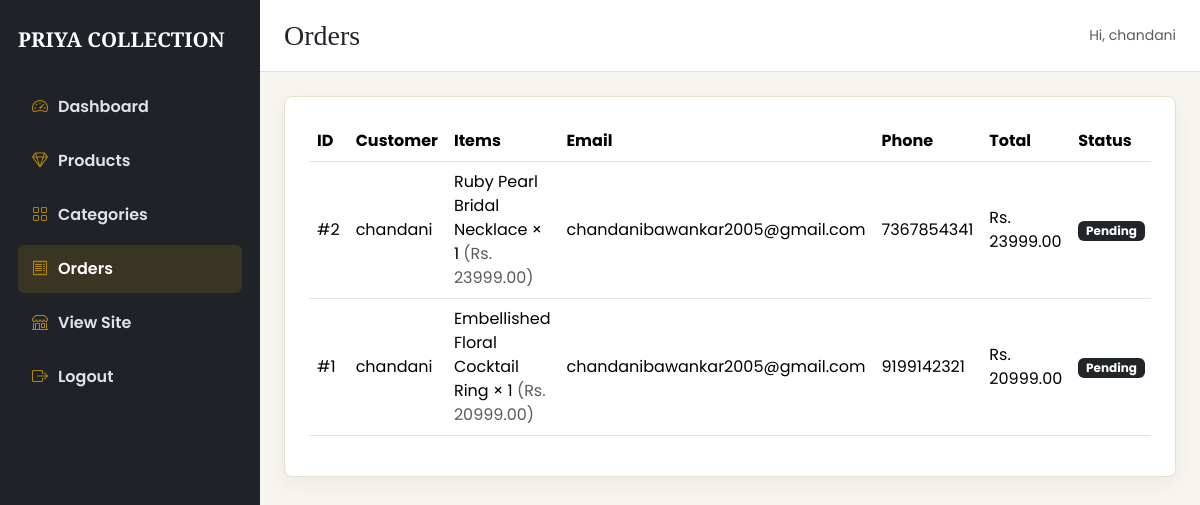
The app's page /dashboard/orders/ (signed in) with its own data.
### store/models.py (models this page shows, shortened)
class Order(models.Model):
    STATUS_CHOICES = [
        ('pending', 'Pending'),
        ('processing', 'Processing'),
        ('completed', 'Completed'),
        ('cancelled', 'Cancelled'),
    ]
    user = models.ForeignKey(User, on_delete=models.SET_NULL, blank=True, null=True)
    customer_name = models.CharField(max_length=150)
    email = models.EmailField(blank=True)
    phone = models.CharField(max_length=20, blank=True)
    address = models.TextField(blank=True)
    total_amount = models.DecimalField(max_digits=10, decimal_places=2, default=Decimal('0.00'))
    status = models.CharField(max_length=20, choices=STATUS_CHOICES, default='pending')
    date = models.DateTimeField(default=timezone.now)
    confirmation_token = models.UUIDField(default=uuid.uuid4, unique=True, editable=False)
    class Meta:
        ordering = ['-date']

class OrderItem(models.Model):
    order = models.ForeignKey(Order, on_delete=models.CASCADE, related_name='items')
    product = models.ForeignKey(Product, on_delete=models.SET_NULL, blank=True, null=True)
    product_title = models.CharField(max_length=180)
    quantity = models.PositiveIntegerField()
    unit_price = models.DecimalField(max_digits=10, decimal_places=2)

### adminpanel/views.py (the view)
# urls.py: path('orders/', views.order_list, name='order_list'),
@admin_staff_required
def order_list(request):
    orders = Order.objects.select_related('user').prefetch_related('items')
    paginator = Paginator(orders, 10)
    page_obj = paginator.get_page(request.GET.get('page'))
    return render(request, 'adminpanel/order_list.html', {'page_obj': page_obj})

### store/context_processors.py (called while the page is built)
def shop_context(request):
    cart = request.session.get('cart', {})
    wishlist = request.session.get('wishlist', [])
    cart_count = sum(int(quantity) for quantity in cart.values()) if isinstance(cart, dict) else 0
    wishlist_count = len(wishlist) if isinstance(wishlist, list) else 0
    return {
        'nav_categories': Category.objects.all(),
        'cart_count': cart_count,
        'wishlist_count': wishlist_count,
    }

### adminpanel/templates/adminpanel/order_list.html (shortened to what this page needs)
{% extends 'adminpanel/base_admin.html' %}
{% block page_title %}Orders{% endblock %}
{% block content %}
<div class="admin-card p-4">
    <div class="table-responsive">
        <table class="table align-middle">
            <thead>
                <tr>
                    <th>ID</th>
                    <th>Customer</th>
                    <th>Items</th>
                    <th>Email</th>
                    <th>Phone</th>
                    <th>Total</th>
                    <th>Status</th>
                </tr>
            </thead>
            <tbody>
                {% for order in page_obj %}
                    <tr>
                        <td>#{{ order.id }}</td>
                        <td>{{ order.customer_name }}</td>
                        <td>
                            {% for item in order.items.all %}
                                <div>{{ item.product_title }} &times; {{ item.quantity }} <span class="text-muted">(Rs. {{ item.unit_price }})</span></div>
                            {% empty %}
                                -
                            {% endfor %}
                        </td>
                        <td>{{ order.email|default:'-' }}</td>
                        <td>{{ order.phone|default:'-' }}</td>
                        <td>Rs. {{ order.total_amount }}</td>
                        <td><span class="badge text-bg-dark">{{ order.get_status_display }}</span></td>
                    </tr>
                {% empty %}
                    <tr><td colspan="8" class="text-center text-muted py-4">No orders yet.</td></tr>
                {% endfor %}
            </tbody>
        </table>
    </div>
</div>
{% endblock %}

### adminpanel/templates/adminpanel/base_admin.html (shortened to what this page needs)
<!doctype html>
<html lang="en">
<head>
    <link href="https://cdn.jsdelivr.net/npm/bootstrap@5.3.3/dist/css/bootstrap.min.css" rel="stylesheet">
    <link href="https://cdn.jsdelivr.net/npm/bootstrap-icons@1.11.3/font/bootstrap-icons.css" rel="stylesheet">
</head>
<body>
    <div class="admin-layout">
        <aside class="sidebar d-lg-block">
            <div class="brand">PRIYA COLLECTION</div>
            <a class="admin-link {% if request.resolver_match.url_name == 'dashboard' %}active{% endif %}" href="{% url 'adminpanel:dashboard' %}"><i class="bi bi-speedometer2"></i> Dashboard</a>
            <a class="admin-link {% if 'product' in request.resolver_match.url_name %}active{% endif %}" href="{% url 'adminpanel:product_list' %}"><i class="bi bi-gem"></i> Products</a>
            <a class="admin-link {% if 'category' in request.resolver_match.url_name %}active{% endif %}" href="{% url 'adminpanel:category_list' %}"><i class="bi bi-grid"></i> Categories</a>
            <a class="admin-link {% if request.resolver_match.url_name == 'order_list' %}active{% endif %}" href="{% url 'adminpanel:order_list' %}"><i class="bi bi-receipt"></i> Orders</a>
            <a class="admin-link" href="{% url 'home' %}"><i class="bi bi-shop"></i> View Site</a>
            <a class="admin-link" href="{% url 'adminpanel:logout' %}"><i class="bi bi-box-arrow-right"></i> Logout</a>
        </aside>
        <section class="main-content">
            <div class="topbar">
                <div class="d-flex align-items-center gap-2">
                    <h1 class="h3 mb-0">{% block page_title %}Dashboard{% endblock %}</h1>
                </div>
                <span class="text-muted small">Hi, {{ request.user.username }}</span>
            </div>
            <div class="page-body">
                {% block content %}{% endblock %}
            </div>
        </section>
    </div>
</body>
</html>

### adminpanel/templates/adminpanel/base_admin.html (style rules this page uses)
:root { --gold: #b8860b; --dark: #1f2328; --soft: #f7f5f0; --line: #e8dfcf; }
body { background: var(--soft); font-family: "Poppins", sans-serif; letter-spacing: 0; }
h1, h2, h3, .brand { font-family: "Playfair Display", serif; letter-spacing: 0; }
.admin-layout { min-height: 100vh; display: grid; grid-template-columns: 260px 1fr; }
.sidebar { background: var(--dark); color: #fff; padding: 24px 18px; position: sticky; top: 0; height: 100vh; }
.brand { font-weight: 700; font-size: 1.28rem; margin-bottom: 28px; }
.admin-link { color: #dfe2e6; display: flex; align-items: center; gap: 10px; padding: 12px 14px; border-radius: 6px; margin-bottom: 6px; text-decoration: none; font-weight: 600; }
.admin-link:hover, .admin-link.active { background: rgba(184, 134, 11, .18); color: #fff; }
.admin-link i { color: var(--gold); }
.topbar { background: #fff; border-bottom: 1px solid var(--line); min-height: 72px; display: flex; align-items: center; justify-content: space-between; padding: 0 24px; }
.main-content { min-width: 0; }
.page-body { padding: 24px; }
.admin-card { background: #fff; border: 1px solid var(--line); border-radius: 8px; box-shadow: 0 8px 20px rgba(31, 35, 40, .05); }

### records on screen
Order: id "2", customer_name "chandani", email "chandanibawankar2005@gmail.com", phone "7367854341", total_amount "23999.00", status "Pending"
OrderItem: product_title "Ruby Pearl Bridal Necklace", quantity "1", unit_price "23999.00"
Order: id "1", customer_name "chandani", email "chandanibawankar2005@gmail.com", phone "9199142321", total_amount "20999.00", status "Pending"
OrderItem: product_title "Embellished Floral Cocktail Ring", quantity "1", unit_price "20999.00"

### other values on screen
{{ request.user.username }} "chandani"
